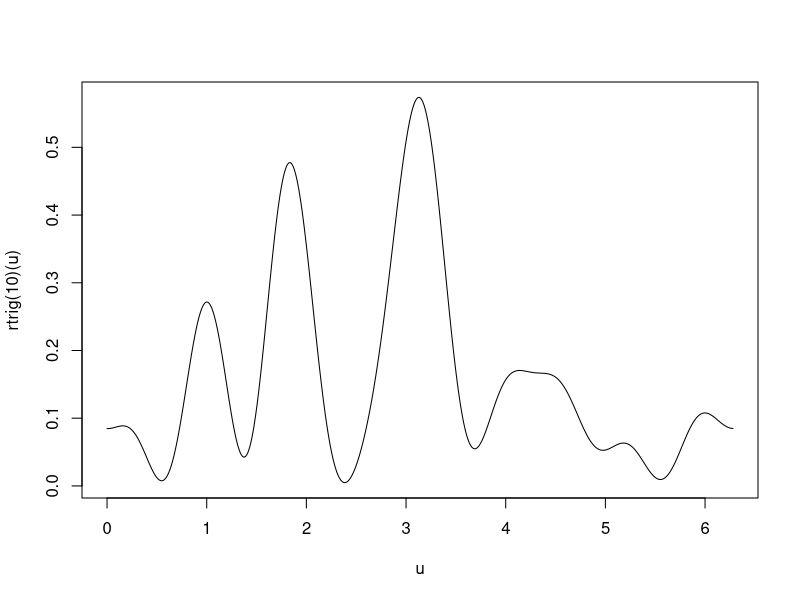
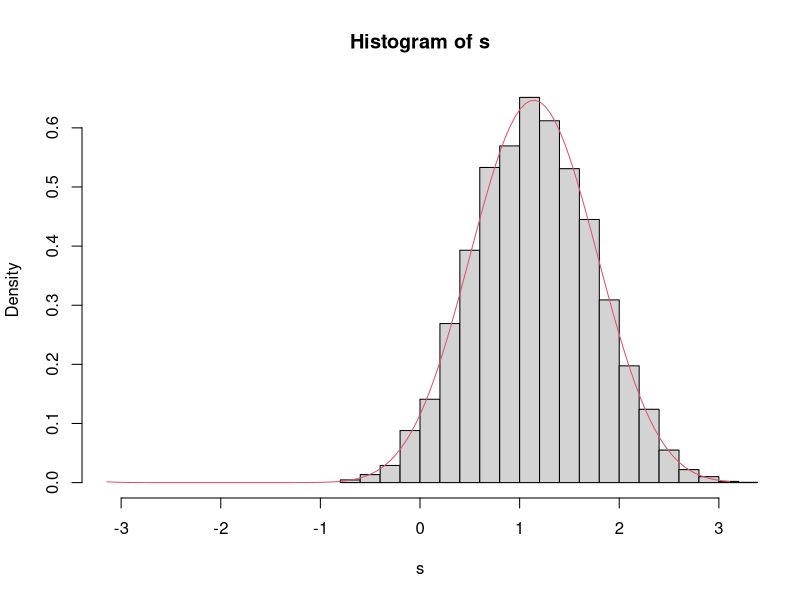
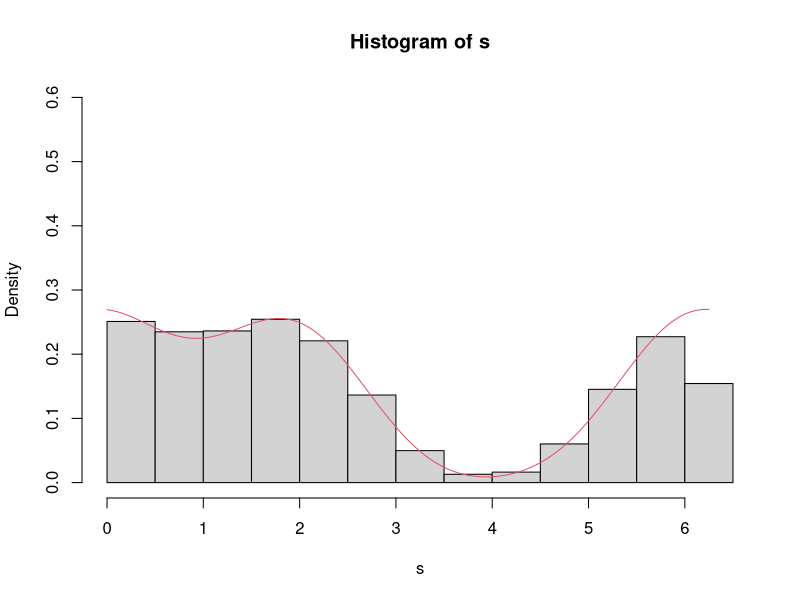

The R source for these figures, in order:
## ---- chunk 1
trig_function <- function(c_real, complex=NULL) {
  # Returns the trigonometric function defined as either:
  # 	f(u) = 1/(2\pi) + \sum_{k=1}^{n} c_real[2*k-1] \sin(k u) + c_real[2*k] \cos(ku),
  # or
  #   f(u) = \| \sum_{k=0}^n complex e^{i k u} \|^2,
  # where n is the degree of the polynomial.
  #
  # Args
  #   c_real: Vector of 2*n real numbers, where n is the degree of 
  #           the trigonometric polynomial.
  #   complex: Vector of (n+1) complex numbers.
  
  if (!is.null(complex)) {
    lambd <- function(u) {
      n = length(complex) - 1
      k = 0:n
      return(abs(sum(complex * exp(u * k * 1i)))**2)
    }
  }
  else {
    lambd <- function(u) {
      n = length(c_real)/2
      k = 1:n
      return(1/(2*pi) + sum(c_real[2*k - 1] * cos(k*u)) + sum(c_real[2*k] * cos(k*u)))
    }
  }
  return(Vectorize(lambd));
}
## ---- chunk 2
rtrig <- function(n) {
  u = rnorm(n);
  v = rnorm(n);
  c_comp = u + v*1i;
  c_comp = c_comp / (sqrt(2*pi*sum(abs(c_comp)**2)));
  return(trig_function(complex=c_comp))
}
## ---- chunk 3
u = seq(0, 2*pi, 0.005)
plot(u, rtrig(10)(u), type="l")
## ---- chunk 4
naive_rejection_sampling <- function(f, n) {
  # Returns a random variate following the trigonometric density f of degree n.
  drawn = FALSE
  while(!drawn) {
    x = runif(1)*2*pi
    y = runif(1)*(n+1) / (2*pi)
    if (y < f(x)) {
      drawn = TRUE
    }
  }
  return(x);
}
## ---- chunk 5
dvallee <- function(u, j, n) {
  # De la Vallée Poussin density $C_{j,n}(u)$
  
  return(2^n * (1+cos(u - (2*pi*j)/(2*n+1)))^n / (2*pi*choose(2*n, n)))
}
## ---- chunk 6
rvallee <- function(j, n, m) {
  # Returns m random variates following the De la Vallée Poussin density $C_{j,n}$.
  
  V = runif(m) > 0.5
  W = rbeta(m, 1/2, 1/2 + n)
  return((1-2*V)*acos(1-2*W) + (2*pi*j)/(2*n + 1))
}
## ---- chunk 7
s = rvallee(2, 5, 10000)
u = seq(-pi, pi, 0.05)
hist(s, prob=TRUE, xlim=c(-pi,pi))
lines(u, dvallee(u, 2, 5), col=2)
## ---- chunk 8
dValleeMixture <- function(coeffs) {
  # De la Vallée Poussin mixture densities
  
  n = (length(coeffs) - 1)/2;
  
  lambd <- function(u) {
    j = 0:(2*n)
    return(sum(dvallee(u, j, n) * coeffs))
  }
  
  return(Vectorize(lambd))
}
## ---- chunk 9
rValleeMixture <- function(coeffs) {
  # Random sample from a De la Vallée Poussin mixture density. The mixture weights are allowed to take negative values.
  
  f = dValleeMixture(coeffs)
  n = (length(coeffs) - 1)/2

  a = coeffs * (coeffs > 0)
  b = coeffs * (coeffs < 0)
  
  alpha = sum(a)
  a = a / alpha
  b = b / (1-alpha)
  fa = dValleeMixture(a)
  
  drawn = FALSE
  while(!drawn) {
    # Sample from f_a
    i = sample(0:(2*n), 1, prob = a)
    x = rvallee(i, n, 1)
    if ( runif(1) <  f(x)/(alpha*fa(x))) {
      drawn = TRUE
    }
  }
  
  return(x %% (2*pi))
}
## ---- chunk 10
coeffs = c(0.55, -0.15, 0.55, 0, 0, 0,0.05)
f = dValleeMixture(coeffs)
u = seq(0, 2*pi, 0.05)
s = replicate(50000, rValleeMixture(coeffs))
hist(s, prob=T, ylim=c(0, 0.6))
lines(u, f(u), col=2)
